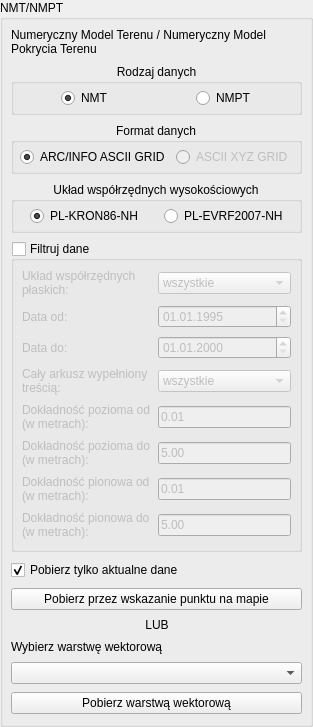
         <widget class="QgsCollapsibleGroupBox" name="nmt_groupBox">
          <property name="toolTip">
           <string />
          </property>
          <property name="title">
           <string>NMT/NMPT</string>
          </property>
          <property name="collapsed">
           <bool>true</bool>
          </property>
          <property name="saveCollapsedState">
           <bool>false</bool>
          </property>
          <layout class="QVBoxLayout" name="verticalLayout">
           <property name="leftMargin">
            <number>8</number>
           </property>
           <property name="topMargin">
            <number>8</number>
           </property>
           <property name="rightMargin">
            <number>8</number>
           </property>
           <property name="bottomMargin">
            <number>10</number>
           </property>
           <property name="spacing">
            <number>8</number>
           </property>
           <item>
            <widget class="QLabel" name="label_39">
             <property name="text">
              <string>Numeryczny Model Terenu / Numeryczny Model Pokrycia Terenu</string>
             </property>
             <property name="role" stdset="0">
              <string notr="true">hint</string>
             </property>
             <property name="wordWrap">
              <bool>true</bool>
             </property>
            </widget>
           </item>
           <item>
            <widget class="QGroupBox" name="groupBox">
             <property name="title">
              <string>Rodzaj danych</string>
             </property>
             <property name="alignment">
              <set>Qt::AlignHCenter|Qt::AlignTop</set>
             </property>
             <layout class="QHBoxLayout" name="horizontalLayout_3">
              <property name="leftMargin">
               <number>6</number>
              </property>
              <property name="topMargin">
               <number>4</number>
              </property>
              <property name="rightMargin">
               <number>6</number>
              </property>
              <property name="bottomMargin">
               <number>4</number>
              </property>
              <item alignment="Qt::AlignHCenter|Qt::AlignVCenter">
               <widget class="QRadioButton" name="nmt_rdbtn">
                <property name="text">
                 <string>NMT</string>
                </property>
                <property name="checked">
                 <bool>true</bool>
                </property>
               </widget>
              </item>
              <item alignment="Qt::AlignHCenter|Qt::AlignVCenter">
               <widget class="QRadioButton" name="nmpt_rdbtn">
                <property name="text">
                 <string>NMPT</string>
                </property>
               </widget>
              </item>
             </layout>
            </widget>
           </item>
           <item>
            <widget class="QGroupBox" name="groupBox_2">
             <property name="title">
              <string>Format danych</string>
             </property>
             <property name="alignment">
              <set>Qt::AlignHCenter|Qt::AlignTop</set>
             </property>
             <layout class="QGridLayout" name="horizontalLayout_4">
              <property name="leftMargin">
               <number>6</number>
              </property>
              <property name="topMargin">
               <number>4</number>
              </property>
              <property name="rightMargin">
               <number>6</number>
              </property>
              <property name="bottomMargin">
               <number>4</number>
              </property>
              <item alignment="Qt::AlignHCenter|Qt::AlignVCenter" row="0" column="0">
               <widget class="QRadioButton" name="arcinfo_rdbtn">
                <property name="text">
                 <string>ARC/INFO ASCII GRID</string>
                </property>
                <property name="checked">
                 <bool>true</bool>
                </property>
               </widget>
              </item>
              <item alignment="Qt::AlignHCenter|Qt::AlignVCenter" row="0" column="1">
               <widget class="QRadioButton" name="xyz_rdbtn">
                <property name="enabled">
                 <bool>false</bool>
                </property>
                <property name="text">
                 <string>ASCII XYZ GRID</string>
                </property>
               </widget>
              </item>
             </layout>
            </widget>
           </item>
           <item>
            <widget class="QGroupBox" name="groupBox_35">
             <property name="title">
              <string>Układ współrzędnych wysokościowych</string>
             </property>
             <property name="alignment">
              <set>Qt::AlignHCenter|Qt::AlignTop</set>
             </property>
             <layout class="QHBoxLayout" name="horizontalLayout_55">
              <property name="leftMargin">
               <number>6</number>
              </property>
              <property name="topMargin">
               <number>4</number>
              </property>
              <property name="rightMargin">
               <number>6</number>
              </property>
              <property name="bottomMargin">
               <number>4</number>
              </property>
              <item alignment="Qt::AlignHCenter|Qt::AlignVCenter">
               <widget class="QRadioButton" name="kron86_rdbtn">
                <property name="text">
                 <string>PL-KRON86-NH</string>
                </property>
                <property name="checked">
                 <bool>true</bool>
                </property>
               </widget>
              </item>
              <item alignment="Qt::AlignHCenter|Qt::AlignVCenter">
               <widget class="QRadioButton" name="evrf2007_rdbtn">
                <property name="text">
                 <string>PL-EVRF2007-NH</string>
                </property>
               </widget>
              </item>
             </layout>
            </widget>
           </item>
           <item>
            <widget class="QgsCollapsibleGroupBox" name="nmt_filter_groupBox">
             <property name="title">
              <string>Filtruj dane</string>
             </property>
             <property name="checkable">
              <bool>true</bool>
             </property>
             <property name="checked">
              <bool>false</bool>
             </property>
             <property name="collapsed">
              <bool>true</bool>
             </property>
             <property name="saveCollapsedState">
              <bool>false</bool>
             </property>
             <layout class="QVBoxLayout" name="verticalLayout_3">
              <property name="leftMargin">
               <number>8</number>
              </property>
              <property name="topMargin">
               <number>8</number>
              </property>
              <property name="rightMargin">
               <number>8</number>
              </property>
              <property name="bottomMargin">
               <number>10</number>
              </property>
              <property name="spacing">
               <number>8</number>
              </property>
              <item>
               <layout class="QGridLayout" name="gridLayout_3">
                <item row="5" column="1">
                 <widget class="QgsFilterLineEdit" name="nmt_pixelTo_lineEdit">
                  <property name="text">
                   <string>5.00</string>
                  </property>
                  <property name="showSpinner">
                   <bool>false</bool>
                  </property>
                  <property name="qgisRelation" stdset="0">
                   <string notr="true" />
                  </property>
                 </widget>
                </item>
                <item row="7" column="1">
                 <widget class="QgsFilterLineEdit" name="nmt_mhTo_lineEdit">
                  <property name="text">
                   <string>5.00</string>
                  </property>
                  <property name="qgisRelation" stdset="0">
                   <string notr="true" />
                  </property>
                 </widget>
                </item>
                <item row="7" column="0">
                 <widget class="QLabel" name="label_18">
                  <property name="text">
                   <string>Dokładność pionowa do (w metrach):</string>
                  </property>
                  <property name="wordWrap">
                   <bool>true</bool>
                  </property>
                 </widget>
                </item>
                <item row="4" column="0">
                 <widget class="QLabel" name="label_13">
                  <property name="text">
                   <string>Dokładność pozioma od (w metrach):</string>
                  </property>
                  <property name="wordWrap">
                   <bool>true</bool>
                  </property>
                 </widget>
                </item>
                <item row="4" column="1">
                 <widget class="QgsFilterLineEdit" name="nmt_pixelFrom_lineEdit">
                  <property name="text">
                   <string>0.01</string>
                  </property>
                  <property name="qgisRelation" stdset="0">
                   <string notr="true" />
                  </property>
                 </widget>
                </item>
                <item row="6" column="1">
                 <widget class="QgsFilterLineEdit" name="nmt_mhFrom_lineEdit">
                  <property name="text">
                   <string>0.01</string>
                  </property>
                  <property name="qgisRelation" stdset="0">
                   <string notr="true" />
                  </property>
                 </widget>
                </item>
                <item row="0" column="1">
                 <widget class="QComboBox" name="nmt_crs_cmbbx">
                  <item>
                   <property name="text">
                    <string>wszystkie</string>
                   </property>
                  </item>
                  <item>
                   <property name="text">
                    <string>PL-1992</string>
                   </property>
                  </item>
                  <item>
                   <property name="text">
                    <string>PL-2000</string>
                   </property>
                  </item>
                 </widget>
                </item>
                <item row="6" column="0">
                 <widget class="QLabel" name="label_17">
                  <property name="text">
                   <string>Dokładność pionowa od (w metrach):</string>
                  </property>
                  <property name="wordWrap">
                   <bool>true</bool>
                  </property>
                 </widget>
                </item>
                <item row="5" column="0">
                 <widget class="QLabel" name="label_14">
                  <property name="text">
                   <string>Dokładność pozioma do (w metrach):</string>
                  </property>
                  <property name="wordWrap">
                   <bool>true</bool>
                  </property>
                 </widget>
                </item>
                <item row="3" column="0">
                 <widget class="QLabel" name="label_12">
                  <property name="text">
                   <string>Cały arkusz wypełniony treścią:</string>
                  </property>
                  <property name="wordWrap">
                   <bool>true</bool>
                  </property>
                 </widget>
                </item>
                <item row="2" column="1">
                 <widget class="QgsDateTimeEdit" name="nmt_to_dateTimeEdit">
                  <property name="displayFormat">
                   <string>dd.MM.yyyy</string>
                  </property>
                 </widget>
                </item>
                <item row="1" column="1">
                 <widget class="QgsDateTimeEdit" name="nmt_from_dateTimeEdit">
                  <property name="date">
                   <date>
                    <year>1995</year>
                    <month>1</month>
                    <day>1</day>
                   </date>
                  </property>
                  <property name="displayFormat">
                   <string>dd.MM.yyyy</string>
                  </property>
                 </widget>
                </item>
                <item row="3" column="1">
                 <widget class="QComboBox" name="nmt_full_cmbbx">
                  <item>
                   <property name="text">
                    <string>wszystkie</string>
                   </property>
                  </item>
                  <item>
                   <property name="text">
                    <string>TAK</string>
                   </property>
                  </item>
                  <item>
                   <property name="text">
                    <string>NIE</string>
                   </property>
                  </item>
                 </widget>
                </item>
                <item row="1" column="0">
                 <widget class="QLabel" name="label_9">
                  <property name="text">
                   <string>Data od:</string>
                  </property>
                  <property name="wordWrap">
                   <bool>true</bool>
                  </property>
                 </widget>
                </item>
                <item row="2" column="0">
                 <widget class="QLabel" name="label_10">
                  <property name="text">
                   <string>Data do:</string>
                  </property>
                  <property name="wordWrap">
                   <bool>true</bool>
                  </property>
                 </widget>
                </item>
                <item row="0" column="0">
                 <widget class="QLabel" name="label_65">
                  <property name="text">
                   <string>Układ współrzędnych płaskich:</string>
                  </property>
                  <property name="wordWrap">
                   <bool>true</bool>
                  </property>
                 </widget>
                </item>
               </layout>
              </item>
             </layout>
            </widget>
           </item>
           <item>
            <widget class="QCheckBox" name="nmt_newest_chkbx">
             <property name="toolTip">
              <string>&lt;html&gt;&lt;head/&gt;&lt;body&gt;&lt;p&gt;Gdy zostanie znalezione więcej niż 1 zobrazowanie dla danego arkusza mapy spełniające kryteria, zostanie pobrane tylko jedno - najnowsze.&lt;/p&gt;&lt;/body&gt;&lt;/html&gt;</string>
             </property>
             <property name="text">
              <string>Pobierz tylko aktualne dane</string>
             </property>
             <property name="checked">
              <bool>true</bool>
             </property>
            </widget>
           </item>
           <item>
            <widget class="QPushButton" name="nmt_capture_btn">
             <property name="text">
              <string>Pobierz przez wskazanie punktu na mapie</string>
             </property>
             <property name="cursor">
              <cursorShape>PointingHandCursor</cursorShape>
             </property>
             <property name="icon">
              <iconset>
               <normaloff>../images/pin.svg</normaloff>../images/pin.svg</iconset>
             </property>
             <property name="role" stdset="0">
              <string notr="true">primary</string>
             </property>
            </widget>
           </item>
           <item>
            <layout class="QHBoxLayout" name="horizontalLayout_or_nmt">
             <property name="spacing">
              <number>0</number>
             </property>
             <item>
              <widget class="QFrame" name="line_or_l_nmt">
               <property name="sizePolicy">
                <sizepolicy hsizetype="Expanding" vsizetype="Fixed">
                 <horstretch>1</horstretch>
                 <verstretch>0</verstretch>
                </sizepolicy>
               </property>
               <property name="frameShape">
                <enum>QFrame::NoFrame</enum>
               </property>
              </widget>
             </item>
             <item>
              <widget class="QLabel" name="label_15">
               <property name="text">
                <string>LUB</string>
               </property>
               <property name="alignment">
                <set>Qt::AlignCenter</set>
               </property>
               <property name="role" stdset="0">
                <string notr="true">divider</string>
               </property>
              </widget>
             </item>
             <item>
              <widget class="QFrame" name="line_or_r_nmt">
               <property name="sizePolicy">
                <sizepolicy hsizetype="Expanding" vsizetype="Fixed">
                 <horstretch>1</horstretch>
                 <verstretch>0</verstretch>
                </sizepolicy>
               </property>
               <property name="frameShape">
                <enum>QFrame::NoFrame</enum>
               </property>
              </widget>
             </item>
            </layout>
           </item>
           <item>
            <widget class="QLabel" name="label">
             <property name="text">
              <string>Wybierz warstwę wektorową</string>
             </property>
             <property name="role" stdset="0">
              <string notr="true">field-title</string>
             </property>
            </widget>
           </item>
           <item>
            <widget class="QgsMapLayerComboBox" name="nmt_mapLayerComboBox" />
           </item>
           <item>
            <widget class="QPushButton" name="nmt_fromLayer_btn">
             <property name="text">
              <string>Pobierz warstwą wektorową</string>
             </property>
             <property name="cursor">
              <cursorShape>PointingHandCursor</cursorShape>
             </property>
             <property name="icon">
              <iconset>
               <normaloff>../images/layers.svg</normaloff>../images/layers.svg</iconset>
             </property>
             <property name="role" stdset="0">
              <string notr="true">primary</string>
             </property>
            </widget>
           </item>
          </layout>
         </widget>
